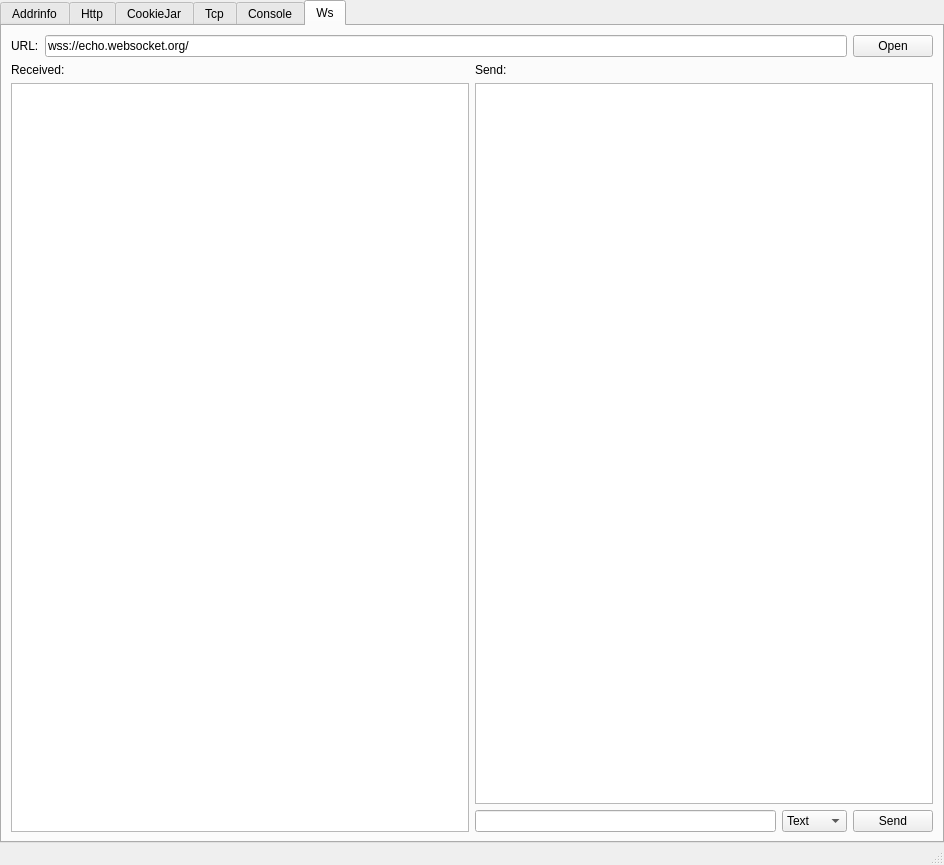
<?xml version="1.0" encoding="UTF-8"?>
<ui version="4.0">
 <class>MainWindow</class>
 <widget class="QMainWindow" name="MainWindow">
  <property name="geometry">
   <rect>
    <x>0</x>
    <y>0</y>
    <width>944</width>
    <height>865</height>
   </rect>
  </property>
  <property name="windowTitle">
   <string>Test Qt Platform</string>
  </property>
  <widget class="QWidget" name="centralwidget">
   <layout class="QHBoxLayout" name="horizontalLayout">
    <property name="leftMargin">
     <number>0</number>
    </property>
    <property name="topMargin">
     <number>0</number>
    </property>
    <property name="rightMargin">
     <number>0</number>
    </property>
    <property name="bottomMargin">
     <number>0</number>
    </property>
    <item>
     <widget class="QTabWidget" name="tabWidget">
      <property name="currentIndex">
       <number>5</number>
      </property>
      <widget class="QWidget" name="tab">
       <attribute name="title">
        <string>Addrinfo</string>
       </attribute>
       <layout class="QVBoxLayout" name="verticalLayout">
        <item>
         <layout class="QHBoxLayout" name="horizontalLayout_2">
          <item>
           <widget class="QLabel" name="label">
            <property name="text">
             <string>Hostname:</string>
            </property>
           </widget>
          </item>
          <item>
           <widget class="QLineEdit" name="addrinfoEdit"/>
          </item>
          <item>
           <widget class="QPushButton" name="addrinfoButton">
            <property name="text">
             <string>getaddrinfo</string>
            </property>
           </widget>
          </item>
         </layout>
        </item>
        <item>
         <widget class="QListWidget" name="addrinfoListWidget"/>
        </item>
       </layout>
      </widget>
      <widget class="QWidget" name="tab_2">
       <attribute name="title">
        <string>Http</string>
       </attribute>
       <layout class="QVBoxLayout" name="verticalLayout_2">
        <item>
         <layout class="QHBoxLayout" name="horizontalLayout_3">
          <item>
           <widget class="QLabel" name="label_2">
            <property name="text">
             <string>Method:</string>
            </property>
           </widget>
          </item>
          <item>
           <widget class="QComboBox" name="httpMethodBox">
            <property name="frame">
             <bool>true</bool>
            </property>
            <item>
             <property name="text">
              <string>GET</string>
             </property>
            </item>
            <item>
             <property name="text">
              <string>POST</string>
             </property>
            </item>
            <item>
             <property name="text">
              <string>HEAD</string>
             </property>
            </item>
            <item>
             <property name="text">
              <string>DELETE</string>
             </property>
            </item>
           </widget>
          </item>
          <item>
           <widget class="QLabel" name="label_3">
            <property name="text">
             <string>Url:</string>
            </property>
           </widget>
          </item>
          <item>
           <widget class="QLineEdit" name="httpUrlEdit">
            <property name="text">
             <string>https://httpbin.org/get</string>
            </property>
           </widget>
          </item>
          <item>
           <widget class="QToolButton" name="httpPayloadButton">
            <property name="text">
             <string>payload...</string>
            </property>
           </widget>
          </item>
          <item>
           <widget class="QPushButton" name="httpSendButton">
            <property name="text">
             <string>Send</string>
            </property>
           </widget>
          </item>
         </layout>
        </item>
        <item>
         <widget class="QLabel" name="label_4">
          <property name="text">
           <string>Request header:</string>
          </property>
         </widget>
        </item>
        <item>
         <widget class="QListWidget" name="httpRequestHeadersWidget"/>
        </item>
        <item>
         <widget class="QLabel" name="label_5">
          <property name="text">
           <string>Reply headers:</string>
          </property>
         </widget>
        </item>
        <item>
         <widget class="QListWidget" name="httpReplyHeadersWidget"/>
        </item>
        <item>
         <layout class="QHBoxLayout" name="horizontalLayout_4" stretch="1,0,0">
          <item>
           <widget class="QLabel" name="label_6">
            <property name="text">
             <string>Content:</string>
            </property>
           </widget>
          </item>
          <item>
           <widget class="QPushButton" name="httpProxyButton">
            <property name="text">
             <string>Proxy</string>
            </property>
           </widget>
          </item>
          <item>
           <widget class="QPushButton" name="httpSaveButton">
            <property name="text">
             <string>Save</string>
            </property>
           </widget>
          </item>
         </layout>
        </item>
        <item>
         <widget class="QTextBrowser" name="httpContentBroswer"/>
        </item>
        <item>
         <widget class="QLabel" name="httpImageLabel">
          <property name="text">
           <string/>
          </property>
         </widget>
        </item>
       </layout>
      </widget>
      <widget class="QWidget" name="tab_3">
       <attribute name="title">
        <string>CookieJar</string>
       </attribute>
       <layout class="QVBoxLayout" name="verticalLayout_3">
        <item>
         <widget class="QTreeWidget" name="cookieWidget">
          <property name="autoExpandDelay">
           <number>-1</number>
          </property>
          <property name="indentation">
           <number>25</number>
          </property>
          <column>
           <property name="text">
            <string>Domain</string>
           </property>
          </column>
          <column>
           <property name="text">
            <string>Path</string>
           </property>
          </column>
          <column>
           <property name="text">
            <string>Key</string>
           </property>
          </column>
          <column>
           <property name="text">
            <string>Value</string>
           </property>
          </column>
         </widget>
        </item>
       </layout>
      </widget>
      <widget class="QWidget" name="tab_4">
       <attribute name="title">
        <string>Tcp</string>
       </attribute>
       <layout class="QVBoxLayout" name="verticalLayout_5">
        <item>
         <widget class="QGroupBox" name="groupBox">
          <property name="title">
           <string>Echo Server</string>
          </property>
          <layout class="QHBoxLayout" name="horizontalLayout_5">
           <item>
            <widget class="QLabel" name="label_7">
             <property name="text">
              <string>Bound:</string>
             </property>
            </widget>
           </item>
           <item>
            <widget class="QLineEdit" name="tcpEchoEdit">
             <property name="text">
              <string>0.0.0.0:11451</string>
             </property>
            </widget>
           </item>
           <item>
            <widget class="QPushButton" name="tcpEchoButton">
             <property name="text">
              <string>Start</string>
             </property>
            </widget>
           </item>
          </layout>
         </widget>
        </item>
        <item>
         <widget class="QGroupBox" name="groupBox_2">
          <property name="title">
           <string>Client to test</string>
          </property>
          <layout class="QVBoxLayout" name="verticalLayout_4">
           <item>
            <layout class="QHBoxLayout" name="horizontalLayout_6">
             <item>
              <widget class="QLabel" name="label_8">
               <property name="text">
                <string>Server:</string>
               </property>
              </widget>
             </item>
             <item>
              <widget class="QLineEdit" name="tcpTestEdit">
               <property name="text">
                <string>127.0.0.1:11451</string>
               </property>
              </widget>
             </item>
             <item>
              <widget class="QPushButton" name="tcpTestButton">
               <property name="text">
                <string>Connect and test</string>
               </property>
              </widget>
             </item>
            </layout>
           </item>
           <item>
            <layout class="QHBoxLayout" name="horizontalLayout_7">
             <item>
              <widget class="QLabel" name="label_10">
               <property name="text">
                <string>DataSize:</string>
               </property>
              </widget>
             </item>
             <item>
              <widget class="QSpinBox" name="tcpDataSizeBox">
               <property name="minimum">
                <number>1</number>
               </property>
               <property name="maximum">
                <number>25565</number>
               </property>
               <property name="value">
                <number>200</number>
               </property>
              </widget>
             </item>
             <item>
              <widget class="QLabel" name="label_11">
               <property name="text">
                <string>Count:</string>
               </property>
              </widget>
             </item>
             <item>
              <widget class="QSpinBox" name="tcpCountBox">
               <property name="minimum">
                <number>1</number>
               </property>
              </widget>
             </item>
             <item>
              <widget class="QLabel" name="label_12">
               <property name="text">
                <string>Timeout:</string>
               </property>
              </widget>
             </item>
             <item>
              <widget class="QSpinBox" name="tcoTimeoutBox">
               <property name="minimum">
                <number>100</number>
               </property>
               <property name="maximum">
                <number>10000</number>
               </property>
               <property name="value">
                <number>1000</number>
               </property>
              </widget>
             </item>
             <item>
              <widget class="QCheckBox" name="tcpRandomBox">
               <property name="text">
                <string>Random Data</string>
               </property>
              </widget>
             </item>
            </layout>
           </item>
           <item>
            <widget class="QLabel" name="label_9">
             <property name="text">
              <string>Log:</string>
             </property>
            </widget>
           </item>
           <item>
            <widget class="QListWidget" name="tcpLogWidget"/>
           </item>
          </layout>
         </widget>
        </item>
       </layout>
      </widget>
      <widget class="QWidget" name="tab_5">
       <attribute name="title">
        <string>Console</string>
       </attribute>
       <layout class="QVBoxLayout" name="verticalLayout_6">
        <item>
         <layout class="QHBoxLayout" name="horizontalLayout_8">
          <item>
           <widget class="QPushButton" name="consoleClearButton">
            <property name="text">
             <string>Clear</string>
            </property>
           </widget>
          </item>
          <item>
           <widget class="QPushButton" name="consoleStartButton">
            <property name="text">
             <string>Start</string>
            </property>
           </widget>
          </item>
         </layout>
        </item>
        <item>
         <widget class="QListWidget" name="consoleListWidget"/>
        </item>
       </layout>
      </widget>
      <widget class="QWidget" name="tab_6">
       <attribute name="title">
        <string>Ws</string>
       </attribute>
       <layout class="QVBoxLayout" name="verticalLayout_9">
        <item>
         <layout class="QHBoxLayout" name="horizontalLayout_9">
          <item>
           <widget class="QLabel" name="label_13">
            <property name="text">
             <string>URL:</string>
            </property>
           </widget>
          </item>
          <item>
           <widget class="QLineEdit" name="wsUrlEdit">
            <property name="text">
             <string>wss://echo.websocket.org/</string>
            </property>
           </widget>
          </item>
          <item>
           <widget class="QPushButton" name="wsOpenButton">
            <property name="text">
             <string>Open</string>
            </property>
           </widget>
          </item>
         </layout>
        </item>
        <item>
         <layout class="QHBoxLayout" name="horizontalLayout_11">
          <item>
           <layout class="QVBoxLayout" name="verticalLayout_7">
            <item>
             <widget class="QLabel" name="label_14">
              <property name="text">
               <string>Received:</string>
              </property>
             </widget>
            </item>
            <item>
             <widget class="QListWidget" name="wsReceivedWidget"/>
            </item>
           </layout>
          </item>
          <item>
           <layout class="QVBoxLayout" name="verticalLayout_8">
            <item>
             <widget class="QLabel" name="label_15">
              <property name="text">
               <string>Send:</string>
              </property>
             </widget>
            </item>
            <item>
             <widget class="QListWidget" name="wsSendWidget"/>
            </item>
            <item>
             <layout class="QHBoxLayout" name="horizontalLayout_10">
              <item>
               <widget class="QLineEdit" name="wsMessageEdit"/>
              </item>
              <item>
               <widget class="QComboBox" name="wsTypeBox">
                <item>
                 <property name="text">
                  <string>Text</string>
                 </property>
                </item>
                <item>
                 <property name="text">
                  <string>Binary</string>
                 </property>
                </item>
               </widget>
              </item>
              <item>
               <widget class="QPushButton" name="wsSendButton">
                <property name="text">
                 <string>Send</string>
                </property>
               </widget>
              </item>
             </layout>
            </item>
           </layout>
          </item>
         </layout>
        </item>
       </layout>
      </widget>
     </widget>
    </item>
   </layout>
  </widget>
  <widget class="QMenuBar" name="menubar">
   <property name="geometry">
    <rect>
     <x>0</x>
     <y>0</y>
     <width>944</width>
     <height>23</height>
    </rect>
   </property>
  </widget>
  <widget class="QStatusBar" name="statusbar"/>
 </widget>
 <resources/>
 <connections>
  <connection>
   <sender>addrinfoEdit</sender>
   <signal>returnPressed()</signal>
   <receiver>addrinfoButton</receiver>
   <slot>click()</slot>
   <hints>
    <hint type="sourcelabel">
     <x>306</x>
     <y>75</y>
    </hint>
    <hint type="destinationlabel">
     <x>575</x>
     <y>75</y>
    </hint>
   </hints>
  </connection>
  <connection>
   <sender>httpUrlEdit</sender>
   <signal>returnPressed()</signal>
   <receiver>httpSendButton</receiver>
   <slot>click()</slot>
   <hints>
    <hint type="sourcelabel">
     <x>459</x>
     <y>75</y>
    </hint>
    <hint type="destinationlabel">
     <x>881</x>
     <y>75</y>
    </hint>
   </hints>
  </connection>
  <connection>
   <sender>consoleClearButton</sender>
   <signal>clicked()</signal>
   <receiver>consoleListWidget</receiver>
   <slot>clear()</slot>
   <hints>
    <hint type="sourcelabel">
     <x>239</x>
     <y>65</y>
    </hint>
    <hint type="destinationlabel">
     <x>470</x>
     <y>456</y>
    </hint>
   </hints>
  </connection>
  <connection>
   <sender>wsMessageEdit</sender>
   <signal>returnPressed()</signal>
   <receiver>wsSendButton</receiver>
   <slot>click()</slot>
   <hints>
    <hint type="sourcelabel">
     <x>626</x>
     <y>814</y>
    </hint>
    <hint type="destinationlabel">
     <x>890</x>
     <y>815</y>
    </hint>
   </hints>
  </connection>
 </connections>
</ui>
